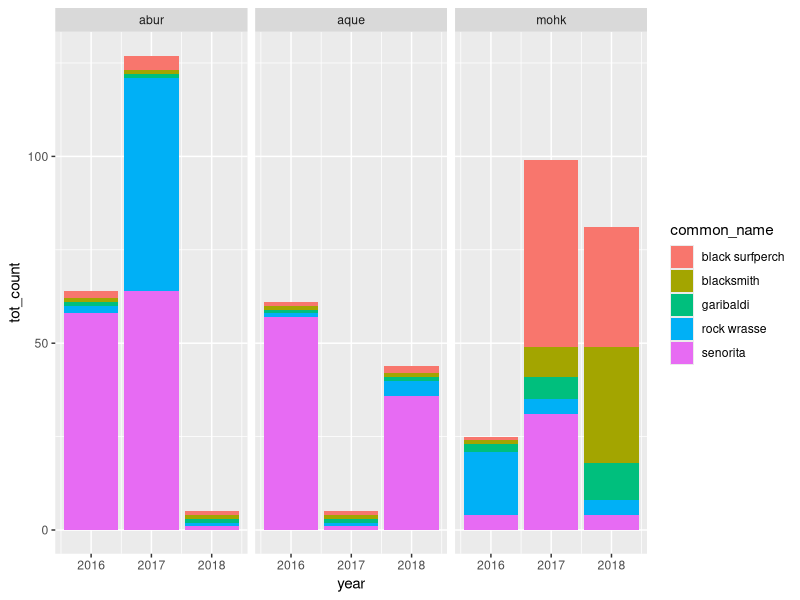

Generate this figure with R:
## ---- chunk 1

# --------------------------------
# A descriptive title
# Summary of what this script is for 
# Your name
# Contact information
# --------------------------------

# Other things you might include: required packages or datasets, relevant links (e.g. to raw data source, GitHub repo, etc.), citations and sources.
## ---- chunk 2
# Attach the tidyverse
library(tidyverse)
## ---- chunk 3

# Teaching version
fish_counts <- read_csv("curation/fish_counts_curated.csv")

## ---- chunk 4
ggplot(fish_counts, aes(x = year, y = tot_count, group = common_name)) +
  geom_col(aes(fill = common_name)) +
  facet_wrap(~site)
## ---- chunk 5

# Teaching chunk (won't show up when knitted)
kelp_counts <- readxl::read_xlsx("curation/kelp_counts_curated.xlsx")

